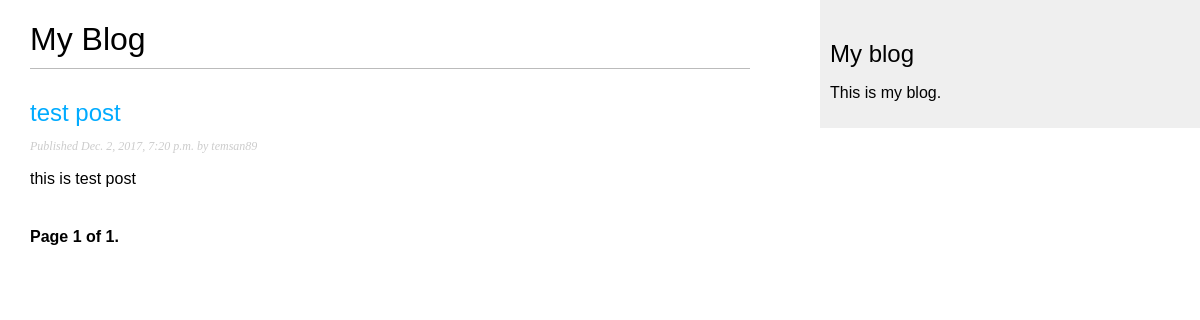
/blog/, run on an earlier commit of the app's database.
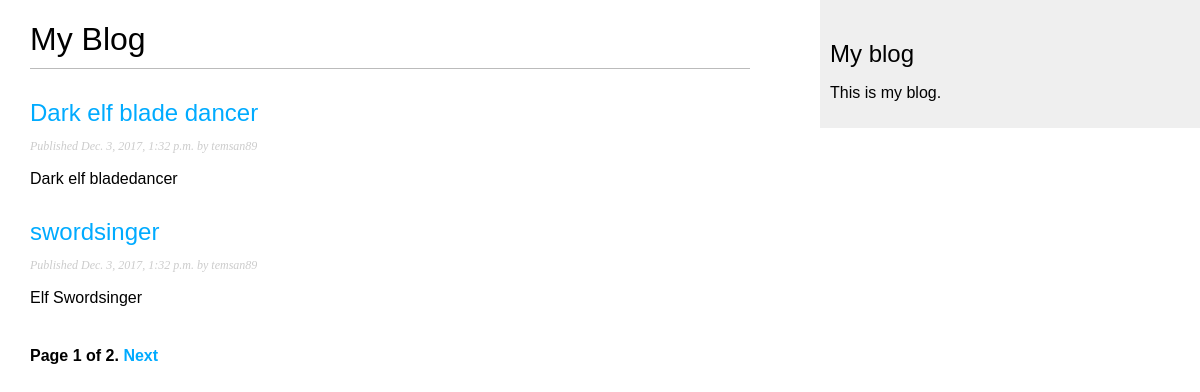
And on a later commit of the database.
### blog/models.py (models this page shows, shortened)
class Post(models.Model):
    STATUS_CHOICES = (
        ('draft', 'Draft'),
        ('published', 'Published')
    )
    objects = models.Manager()
    published = PublishedManager()
    title = models.CharField(max_length=250)
    slug = models.SlugField(max_length=250, unique_for_date='publish')
    author = models.ForeignKey(User, related_name='blog_posts', on_delete=models.CASCADE)
    body = models.TextField()
    publish = models.DateTimeField(default=timezone.now)
    created = models.DateTimeField(auto_now_add=True)
    updated = models.DateTimeField(auto_now=True)
    status = models.CharField(max_length=10, choices=STATUS_CHOICES, default='draft')
    class Meta:
        ordering = ('-publish',)
    def get_absolute_url(self):
        return reverse('blog:post_detail', args=[self.publish.year,
                                                 self.publish.strftime('%m'),
                                                 self.publish.strftime('%d'),
                                                 self.slug,
                                                 ])

### blog/views.py (the view)
# urls.py: path(r'', views.post_list, name='post_list'),
def post_list(request):
    object_list = Post.published.all()
    paginator = Paginator(object_list, 2)
    page = request.GET.get('page')
    try:
        posts = paginator.page(page)
    except PageNotAnInteger:
        posts = paginator.page(1)
    except EmptyPage:
        posts = paginator.page(paginator.num_pages)
    return render(request, 'blog/post/list.html', {'page': page,
                                                   'posts': posts})

### blog/models.py (called while the page is built)
    def get_queryset(self):
        return super(PublishedManager, self).get_queryset().filter(status='published')

### blog/templates/blog/post/list.html (shortened to what this page needs)
{% extends "blog/base.html" %}
{% block content %}
  <h1>My Blog</h1>
  {% for post in posts %}
    <h2>
      <a href="{{ post.get_absolute_url }}">
        {{ post.title }}
      </a>
    </h2>
    <p class="date">
      Published {{ post.publish }} by {{ post.author }}
    </p>
    {{ post.body|truncatewords:30|linebreaks }}
  {% endfor %}
    {% include "blog/pagination.html" with page=posts %}
{% endblock %}”

### blog/templates/blog/base.html (shortened to what this page needs)
{% load staticfiles %}
<!DOCTYPE html>
<html>
<head>
    <link href="{% static "css/blog.css" %}" rel="stylesheet">
</head>
<body>
    <div id="content">
        {% block content %}
        {% endblock %}
    </div>
    <div id="sidebar">
        <h2>My blog</h2>
        <p>This is my blog.</p>
    </div>
</body>
</html>

### blog/templates/blog/pagination.html (shortened to what this page needs)
<div class="pagination">
    <span class="step-links">
        <span class="current">
            Page {{ page.number }} of {{ page.paginator.num_pages }}.
        </span>
        {% if page.has_next %}
            <a href="?page={{ page.next_page_number }}">Next</a>
        {% endif %}
    </span>
</div>

### blog/static/css/blog.css (style rules this page uses)
body { margin:0; padding:0; font-family:helvetica, sans-serif; }
a { color:#00abff; text-decoration:none; }
h1 { font-weight:normal; border-bottom:1px solid #bbb; padding:0 0 10px 0; }
h2 { font-weight:normal; margin:30px 0 0; }
#content { float:left; width:60%; padding:0 0 0 30px; }
#sidebar { float:right; width:30%; padding:10px; background:#efefef; height:100%; }
p.date { color:#ccc; font-family: georgia, serif; font-size: 12px; font-style: italic; }
.pagination { margin:40px 0; font-weight:bold; }

What changed in the data, as far as the page shows it:
no longer on this page (row unchanged): Post: title "test post", publish "Dec. 2, 2017, 7:20 p.m.", author "temsan89", body "this is test post"
added Post: title "Dark elf blade dancer", publish "Dec. 3, 2017, 1:32 p.m.", author "temsan89", body "Dark elf bladedancer"
added Post: title "swordsinger", publish "Dec. 3, 2017, 1:32 p.m.", author "temsan89", body "Elf Swordsinger"
Also different on the page:
{{ page.paginator.num_pages }}: "1" → "2"
text now shown: "Next"
